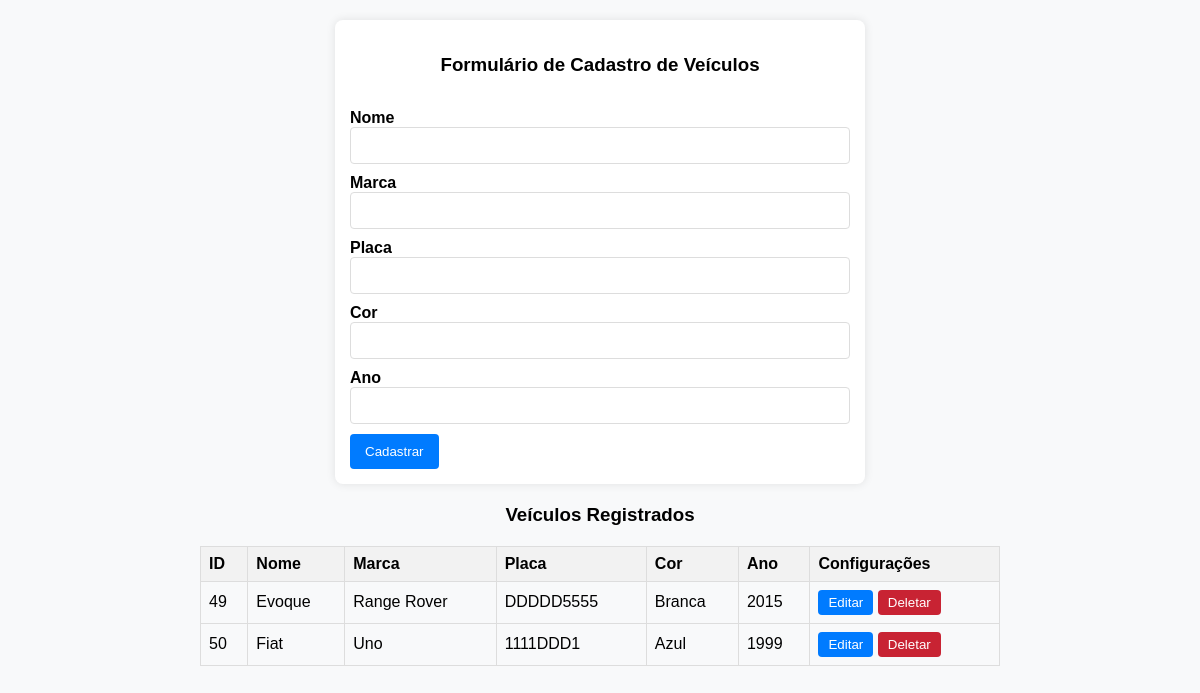
/core/carros, run on the app's committed database.
### core/models.py (models this page shows, shortened)
class Carro(models.Model):
  nome = models.CharField(max_length=50, null=False, default="")
  marca = models.CharField(max_length=100, null=False, default="")
  placa = models.CharField(max_length=8, null=False, default="")
  cor = models.CharField(max_length=20, null=False, default="")
  ano = models.IntegerField(null=False, default="")
  cliente = models.ForeignKey(to='core.Cliente', on_delete=models.CASCADE, null=True)

### core/views.py (the view)
# urls.py: path('carros', views.homeCarros, name="homeCarros"),
def homeCarros(request):
  carros = Carro.objects.all()
  return render (request, "carros.html", {'carros': carros})

### core/static/templates/carros.html (shortened to what this page needs)
<!DOCTYPE html>
<html lang="en">
<head>
  {% load static %}
  <link rel="stylesheet" href="{% static 'css/styles.css' %}">
</head>
<body>
  <div class="formulario">
    <form name="formulario-cadastro" action="{% url 'salvar' %}" method="post">
      <h3>Formulário de Cadastro de Veículos</h3>
      <br>
      <label for="nome"><strong>Nome</strong></label>
      <input type="text" name="nome" required>
      <label for="marca"><strong>Marca</strong></label>
      <input type="text" name="marca" required>
      <label for="placa"><strong>Placa</strong></label>
      <input type="text" name="placa" required>
      <label for="cor"><strong>Cor</strong></label>
      <input type="text" name="cor" required>
      <label for="ano"><strong>Ano</strong></label>
      <input type="text" name="ano" required>
      <button type="submit">Cadastrar</button>
    </form>
  </div>
  <div class="Tabela">
    <h3>Veículos Registrados</h3>
    <table>
      <thead>
        <tr>
          <th>ID</th>
          <th>Nome</th>
          <th>Marca</th>
          <th>Placa</th>
          <th>Cor</th>
          <th>Ano</th>
          <th>Configurações</th>
        </tr>
      </thead>
      <tbody>
        {% for carro in carros %}
        <tr>
          <td>{{ carro.id }}</td>
          <td>{{ carro.nome }}</td>
          <td>{{ carro.marca }}</td>
          <td>{{ carro.placa }}</td>
          <td>{{ carro.cor }}</td>
          <td>{{ carro.ano }}</td>
          <td><a href="{% url 'update' carro.id %}"><button class="botoes" id="editar">Editar</button></a>
            <a href="{% url 'delete' carro.id %}"><button class="botoes" id="deletar">Deletar</button></a>
          </td>
        </tr>
        {% endfor %}
      </tbody>
    </table>
  </div>
</body>
</html>

### core/static/css/styles.css (style rules this page uses)
body { font-family: Arial, sans-serif; margin: 0; padding: 0; background-color: #f8f9fa; }
h3 { text-align: center; align-items: center; }
.formulario h3 { margin-bottom: 15px; }
.formulario input[type="text"] { width: calc(100% - 22px); padding: 10px; margin-bottom: 10px; border: 1px solid #ddd; border-radius: 4px; }
.formulario button { padding: 10px 15px; background-color: #007bff; color: white; border: none; border-radius: 4px; cursor: pointer; }
.Tabela { max-width: 800px; margin: 20px auto; }
.Tabela h3 { margin-bottom: 10px; }
table { border-collapse: collapse; width: 100%; text-align: left; margin: 20px 0; }
th, td { border: 1px solid #ddd; padding: 8px; }
thead tr { background-color: #f2f2f2; }
a { color: #007bff; text-decoration: none; }
.botoes { color: #fff; border: none; padding: 5px 10px; border-radius: 4px; cursor: pointer; }
#editar { background-color: #007bff; }
#deletar { background-color: #c82333; }
form { max-width: 500px; margin: 20px auto; padding: 15px; background-color: #fff; border-radius: 8px; box-shadow: 0 0 10px rgba(0, 0, 0, 0.1); }
form input[type="text"] { width: calc(100% - 22px); padding: 10px; margin-bottom: 10px; border: 1px solid #ddd; border-radius: 4px; }
form button { padding: 10px 15px; background-color: #007bff; color: white; border: none; border-radius: 4px; cursor: pointer; }

### data on the page
Carro: id "49", nome "Evoque", marca "Range Rover", placa "DDDDD5555", cor "Branca", ano "2015"
Carro: id "50", nome "Fiat", marca "Uno", placa "1111DDD1", cor "Azul", ano "1999"
